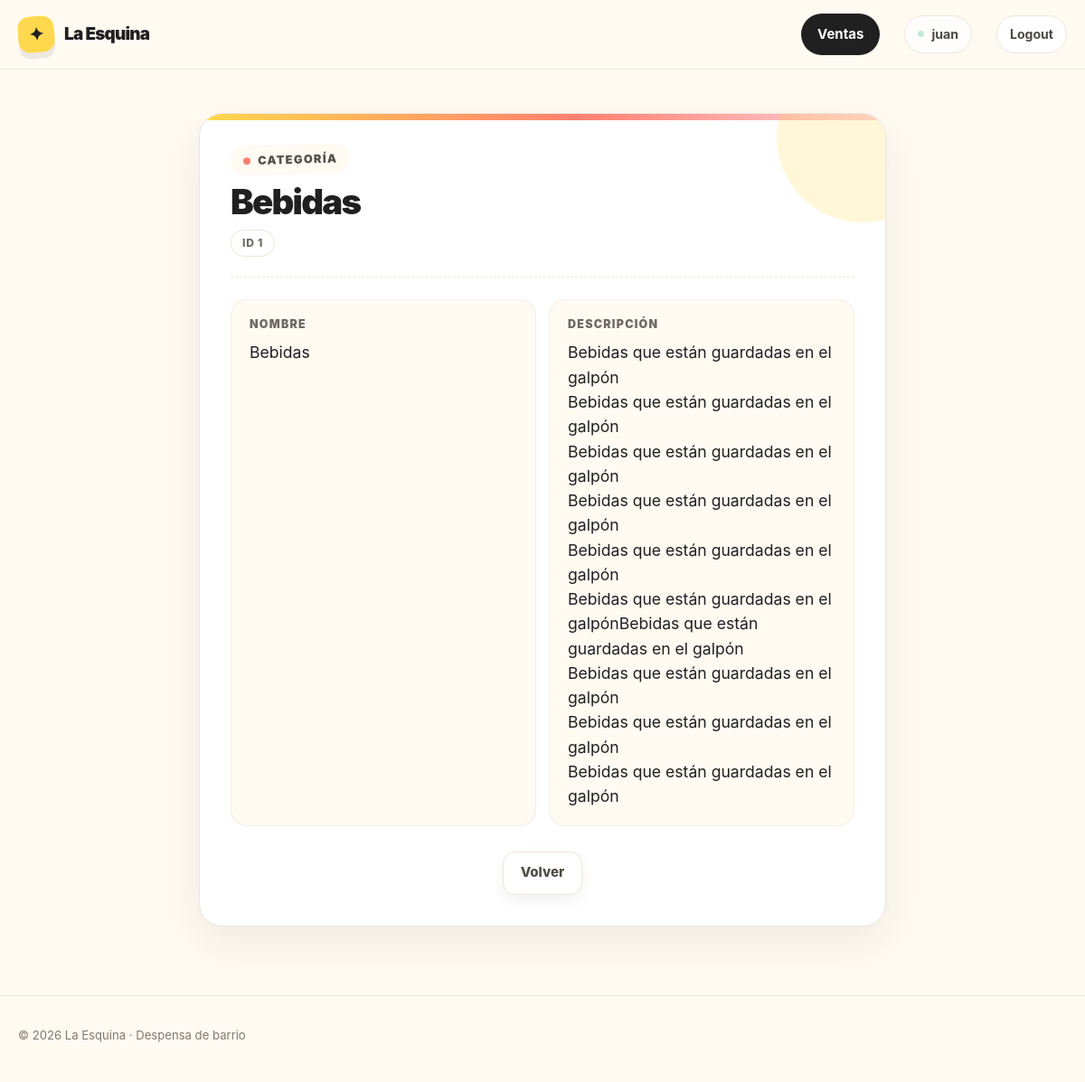
The app's page /ventas/categoria/detail/1 (signed in) with its own data.
### ventas/models/categoria.py (models this page shows, shortened)
class Categoria(models.Model):
    nombre = models.CharField(unique=True)
    descripcion = models.TextField(blank=True)
    class Meta:
        verbose_name = "Categoría de Producto"
        verbose_name_plural = "Categorías de Productos"

### ventas/views/categoria.py (the view)
# urls.py: path("categoria/detail/<int:pk>", categoria_detail, name="categoria_detail"),
def categoria_detail(request: HttpRequest, pk: int) -> HttpResponse:
    categoria = get_object_or_404(Categoria, pk=pk)
    return render(request, "ventas/categoria_detail.html", {"categoria": categoria})

### ventas/templates/ventas/categoria_detail.html
{% extends "core/base.html" %}
{% load static %}
{% block styles %}
    <link rel="stylesheet" href="{% static 'core/css/detail.css' %}" />
{% endblock styles %}
{% block content %}
    <div class="container section">
        <div class="detail-card">
            <header class="detail-head">
                <span class="detail-kicker">Categoría</span>
                <h1 class="detail-title">{{ categoria.nombre }}</h1>
                <span class="detail-id">ID {{ categoria.pk }}</span>
            </header>
            <dl class="detail-fields">
                <div class="detail-field">
                    <dt class="detail-label">Nombre</dt>
                    <dd class="detail-value">{{ categoria.nombre }}</dd>
                </div>
                <div class="detail-field">
                    <dt class="detail-label">Descripción</dt>
                    <dd class="detail-value {% if not categoria.descripcion %}detail-value--empty{% endif %}">
                        {{ categoria.descripcion|default:"Sin descripción"|linebreaksbr }}
                    </dd>
                </div>
            </dl>
            <div class="page-actions detail-actions">
                <a class="button button-secondary"
                   href="{% url 'ventas:categoria_list' %}">Volver</a>
            </div>
        </div>
    </div>
{% endblock content %}

### core/templates/core/partials/header.html (shortened to what this page needs)
<div class="nav">
    <div class="container nav-inner">
        <a href="/" class="brand" aria-label="La Esquina, inicio">
            <span class="brand-mark">✦</span>
            <span>La Esquina</span>
        </a>
        <nav class="nav-links" aria-label="Navegación principal">
            {% if user.is_authenticated %}
                <a href="{% url 'ventas:home' %}" class="nav-cta">Ventas</a>
                <span class="nav-user">{{ user.username }}</span>
                <form action="{% url 'core:logout' %}" method="post">
                    <button class="nav-logout" type="submit">Logout</button>
                </form>
            {% else %}
                <a href="{% url 'core:login' %}" class="nav-cta">Acceder</a>
            {% endif %}
        </nav>
    </div>
</div>

### core/static/core/css/base.css (style rules this page uses)
:root { --bg: #fffaf2; --surface: #fff; --ink: #202020; --muted: #6d6a64; --line: #ece6dc; --yellow: #ffd84d; --coral: #ff806f; --mint: #bfe9d7; --blue: #cbdfff; --pink: #ffd3df; --shadow: 0 18px 50px rgba(32, 32, 32, 0.08); }
* { box-sizing: border-box; margin: 0; padding: 0; }
html { scroll-behavior: smooth; }
body { font-family: Inter, ui-sans-serif, system-ui, -apple-system, BlinkMacSystemFont, "Segoe UI", sans-serif; background: var(--bg); color: var(--ink); line-height: 1.5; display: flex; flex-direction: column; min-height: 100vh; }
a { color: inherit; text-decoration: none; }
.container { width: min(1160px, calc(100% - 40px)); margin: 0 auto; }

### core/static/core/css/nav.css (style rules this page uses)
.nav { position: sticky; top: 0; z-index: 20; background: rgba(255, 250, 242, 0.9); backdrop-filter: blur(14px); border-bottom: 1px solid rgba(236, 230, 220, 0.8); }
.nav-inner { min-height: 76px; display: flex; align-items: center; justify-content: space-between; gap: 24px; }
.brand { display: inline-flex; align-items: center; gap: 11px; font-weight: 900; font-size: 1.18rem; letter-spacing: -0.04em; }
.brand-mark { width: 40px; height: 40px; display: grid; place-items: center; border-radius: 13px; background: var(--yellow); transform: rotate(-5deg); font-size: 1.25rem; box-shadow: 0 7px 0 rgba(32, 32, 32, 0.08); }
.nav-links { display: flex; align-items: center; gap: 27px; color: #4b4944; font-size: 0.94rem; font-weight: 700; }
.nav-cta { padding: 12px 18px; border-radius: 999px; background: var(--ink); color: #fff; transition: transform 0.2s ease, background 0.2s ease; }
.nav-links .nav-cta, .nav-links .nav-cta:hover { color: #fff; }
.nav-user { display: inline-flex; align-items: center; gap: 8px; padding: 9px 14px; border: 1px solid var(--line); border-radius: 999px; background: rgba(255, 255, 255, 0.72); color: #4b4944; font-size: 0.88rem; font-weight: 750; }
.nav-user::before { width: 7px; height: 7px; border-radius: 50%; background: var(--mint); content: ""; }
.nav-links form { display: flex; }
.nav-logout { padding: 9px 14px; border: 1px solid var(--line); border-radius: 999px; background: var(--surface); color: #4b4944; font: inherit; font-size: 0.88rem; font-weight: 750; cursor: pointer; transition: transform 0.2s ease, box-shadow 0.2s ease, border-color 0.2s ease; }

### core/static/core/css/components.css (style rules this page uses)
.button { display: inline-flex; align-items: center; justify-content: center; gap: 9px; min-height: 48px; padding: 0 19px; border-radius: 14px; border: 1px solid transparent; font-size: 0.94rem; font-weight: 850; transition: transform 0.2s ease, box-shadow 0.2s ease; }
.button-secondary { background: var(--surface); border-color: var(--line); color: #4f4c46; box-shadow: 0 6px 16px rgba(32, 32, 32, 0.06); }
.page-actions { display: flex; justify-content: center; gap: 12px; }
.section { padding: 48px 0; }

### records on screen
Categoria: nombre "Bebidas", pk "1", descripcion "Bebidas que están guardadas en el galpón Bebidas que están guardadas en el galpón Bebidas que están guardadas en el galpón Bebidas que están guardadas en el galpón Bebidas que están guardadas en el galpón Bebidas que están guardadas en el galpónBebidas que están guardadas en el galpón Bebidas que están guardadas en el galpón Bebidas que están guardadas en el galpón Bebidas que están guardadas en el galpón"

### other values on screen
{{ user.username }} "juan"
